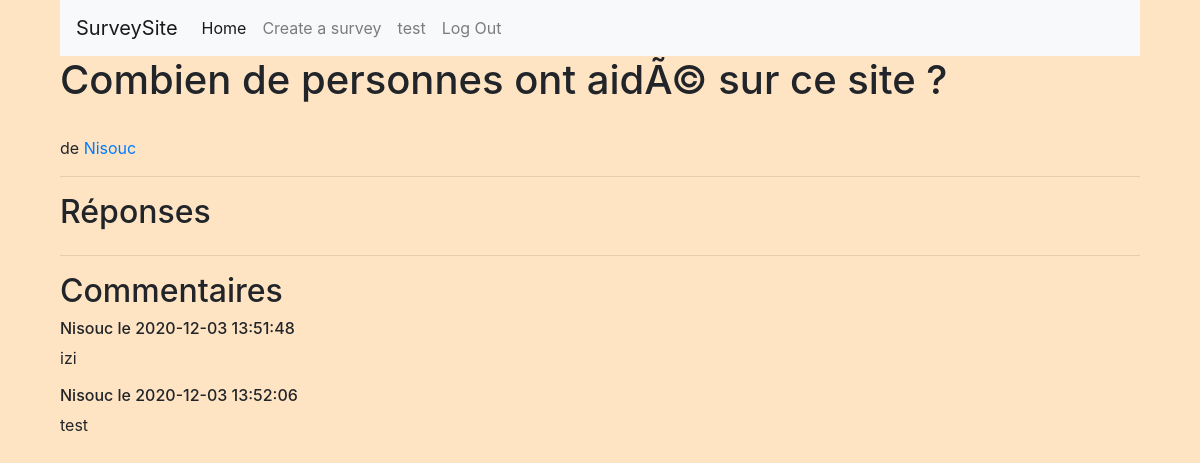
The app's page /index.php?page=survey&id=21 (signed in) with its own data.
### tables this page shows
CREATE TABLE `surveys` (
  `survey_id` int(11) NOT NULL,
  `question` varchar(255) NOT NULL,
  `end` datetime NOT NULL,
  `creatorsId` int(11) NOT NULL,
  `status` int(1) NOT NULL DEFAULT '1'
);

CREATE TABLE `users` (
  `user_id` int(11) NOT NULL,
  `user_name` varchar(255) NOT NULL,
  `user_pass` varchar(255) NOT NULL,
  `user_email` varchar(255) NOT NULL,
  `user_status` tinyint(1) NOT NULL,
  `user_theme` varchar(255) NOT NULL DEFAULT 'white'
);

CREATE TABLE `comments` (
  `comment_id` int(11) NOT NULL,
  `author` varchar(255) NOT NULL,
  `content` varchar(255) NOT NULL,
  `created_at` timestamp NOT NULL DEFAULT CURRENT_TIMESTAMP,
  `conv_id` int(11) NOT NULL
);

### App/Controller/SurveyController.php (called while the page is built, shortened)
<?php
class surveyController
{
    public function __construct()
    {
        $this->model = new SurveyModel();
    }
    public function renderSurvey()
    {
        $SurId = $_GET['id'];
        $survey = $this->model->getSurvey($SurId);
        $coms = $this->model->getMess($SurId);
        require ROOT."/App/View/SurveyVisitView.php";
    }
}

### Public/index.php (called while the page is built, shortened)
<?php
require ROOT."/Core/Database.php";
require ROOT."/router.php";

### Core/Database.php (called while the page is built, shortened)
<?php
class Database{
    protected $pdo;
    public function __construct()
    {
        try {
            $this->host = $dbConfig["host"];
            $this->dbname = $dbConfig["dbname"];
            $this->user = $dbConfig["user"];
            $this->pass = $dbConfig["pass"];
            $this->pdo = new \PDO("mysql:host=$this->host;dbname=$this->dbname", $this->user, $this->pass);
        } catch (\PDOException $e) {
            return $e->getMessage();
        }
    }
    public function query(string $statement, bool $one)
    {
        $query = $this->pdo->query($statement);
        if ($one === false) {
            return $query->fetch(\PDO::FETCH_ASSOC);
        } else {
            return $query->fetchAll(\PDO::FETCH_ASSOC);
        }
    }
}

### App/Model/SurveyModel.php (called while the page is built, shortened)
<?php
class SurveyModel extends Database
{
    public function getSurvey($id)
    {
        $getEm = "SELECT * FROM surveys INNER JOIN users on surveys.creatorsId = users.user_id WHERE survey_id = '" . $id . "'";
        return $this->query($getEm, false);
    }
    public function getMess($id)
    {
        $msg = "SELECT * FROM comments WHERE conv_id = '" . $id .  "'";
        return $this->query($msg, true);
    }
}

### App/View/surveyVisitView.php (the view, shortened to what this page needs)
<?php
require ROOT."/commons.php";
?>
<!DOCTYPE html>
<html lang="fr">
<head>
</head>
<body>
    <h1><?= $survey['question'] ?> </h1>
    <p><br> de <a href="?page=user&name=<?= $survey['user_name'] ?>"><?= $survey['user_name'] ?></a></p>
    <hr>
    <h2>Réponses</h2>
        <div class="sectioncoms">
            <hr>
            <h2>Commentaires</h2>
            <div id="commentbox">
                <?php foreach($coms as $com) { ?>
                    <div class="message"><h6><?= $com['author'] ?> le <?= $com['created_at'] ?></h6><p><?= $com['content'] ?></p></div>
                <?php } ?>
            </div>
        </div>

### Public/assets/css/style.css (style rules this page uses)
* { margin: 0; padding: 0; box-sizing: border-box; }
html { scroll-behavior: smooth; }
body { width: 90%; margin: auto; }
#commentbox { display: flex; flex-direction: column; }

### records on screen
surveys: question "Combien de personnes ont aidÃ© sur ce site ?", users.user_name "Nisouc"
comments: author "Nisouc", created_at "2020-12-03 13:51:48", content "izi"
comments: author "Nisouc", created_at "2020-12-03 13:52:06", content "test"

### other values on screen
$_SESSION["Username"] "test"
